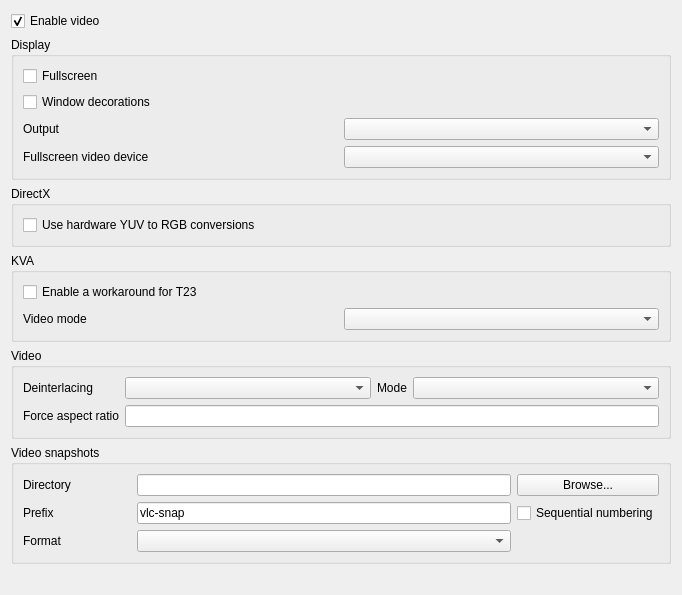
<?xml version="1.0" encoding="UTF-8"?>
<ui version="4.0">
 <author>Jean-Baptiste Kempf</author>
 <class>SPrefsVideo</class>
 <widget class="QWidget" name="SPrefsVideo">
  <property name="geometry">
   <rect>
    <x>0</x>
    <y>0</y>
    <width>682</width>
    <height>595</height>
   </rect>
  </property>
  <property name="windowTitle">
   <string>Form</string>
  </property>
  <layout class="QVBoxLayout" name="verticalLayout_3">
   <item>
    <widget class="QCheckBox" name="enableVideo">
     <property name="text">
      <string>Enable video</string>
     </property>
     <property name="checked">
      <bool>true</bool>
     </property>
    </widget>
   </item>
   <item>
    <widget class="QWidget" name="videoZone" native="true">
     <layout class="QVBoxLayout" name="videoZoneLayout">
      <property name="leftMargin">
       <number>0</number>
      </property>
      <property name="topMargin">
       <number>0</number>
      </property>
      <property name="rightMargin">
       <number>0</number>
      </property>
      <property name="bottomMargin">
       <number>0</number>
      </property>
      <item>
       <widget class="QGroupBox" name="displayBox">
        <property name="title">
         <string>Display</string>
        </property>
        <layout class="QGridLayout" name="gridLayout">
         <item row="3" column="0">
          <widget class="QLabel" name="voutLabel">
           <property name="text">
            <string>Output</string>
           </property>
           <property name="buddy">
            <cstring>outputModule</cstring>
           </property>
          </widget>
         </item>
         <item row="2" column="0">
          <widget class="QCheckBox" name="windowDecorations">
           <property name="text">
            <string>Window decorations</string>
           </property>
          </widget>
         </item>
         <item row="0" column="0">
          <widget class="QCheckBox" name="fullscreen">
           <property name="text">
            <string>Fullscreen</string>
           </property>
          </widget>
         </item>
         <item row="3" column="1">
          <widget class="QComboBox" name="outputModule">
           <property name="maxVisibleItems">
            <number>15</number>
           </property>
          </widget>
         </item>
         <item row="4" column="1">
          <widget class="QComboBox" name="fullscreenScreenBox"/>
         </item>
         <item row="4" column="0">
          <widget class="QLabel" name="fullscreenScreenLabel">
           <property name="text">
            <string>Fullscreen video device</string>
           </property>
           <property name="buddy">
            <cstring>fullscreenScreenBox</cstring>
           </property>
          </widget>
         </item>
        </layout>
       </widget>
      </item>
      <item>
       <widget class="QGroupBox" name="directXBox">
        <property name="title">
         <string>DirectX</string>
        </property>
        <layout class="QGridLayout" name="gridLayout_4">
         <item row="1" column="0">
          <widget class="QCheckBox" name="hwYUVBox">
           <property name="text">
            <string>Use hardware YUV to RGB conversions</string>
           </property>
          </widget>
         </item>
        </layout>
       </widget>
      </item>
      <item>
       <widget class="QGroupBox" name="kvaBox">
        <property name="title">
         <string>KVA</string>
        </property>
        <layout class="QGridLayout" name="gridLayout_3">
         <item row="0" column="0">
          <widget class="QCheckBox" name="kvaFixT23">
           <property name="text">
            <string>Enable a workaround for T23</string>
           </property>
          </widget>
         </item>
         <item row="1" column="0">
          <widget class="QLabel" name="kvaVideoModeLabel">
           <property name="text">
            <string>Video mode</string>
           </property>
           <property name="buddy">
            <cstring>kvaVideoMode</cstring>
           </property>
          </widget>
         </item>
         <item row="1" column="1">
          <widget class="QComboBox" name="kvaVideoMode"/>
         </item>
        </layout>
       </widget>
      </item>
      <item>
       <widget class="QGroupBox" name="groupBox_2">
        <property name="title">
         <string>Video</string>
        </property>
        <layout class="QGridLayout" name="gridLayout_1">
         <item row="0" column="0">
          <widget class="QLabel" name="deinterLabel">
           <property name="text">
            <string>Deinterlacing</string>
           </property>
           <property name="buddy">
            <cstring>deinterlaceBox</cstring>
           </property>
          </widget>
         </item>
         <item row="0" column="1">
          <widget class="QComboBox" name="deinterlaceBox">
           <property name="sizePolicy">
            <sizepolicy hsizetype="Expanding" vsizetype="Fixed">
             <horstretch>0</horstretch>
             <verstretch>0</verstretch>
            </sizepolicy>
           </property>
          </widget>
         </item>
         <item row="0" column="2">
          <widget class="QLabel" name="deinterModeLabel">
           <property name="sizePolicy">
            <sizepolicy hsizetype="Preferred" vsizetype="Preferred">
             <horstretch>0</horstretch>
             <verstretch>0</verstretch>
            </sizepolicy>
           </property>
           <property name="text">
            <string>Mode</string>
           </property>
           <property name="buddy">
            <cstring>deinterlaceModeBox</cstring>
           </property>
          </widget>
         </item>
         <item row="0" column="3">
          <widget class="QComboBox" name="deinterlaceModeBox">
           <property name="sizePolicy">
            <sizepolicy hsizetype="Expanding" vsizetype="Fixed">
             <horstretch>0</horstretch>
             <verstretch>0</verstretch>
            </sizepolicy>
           </property>
          </widget>
         </item>
         <item row="1" column="1" colspan="3">
          <widget class="QLineEdit" name="arLine"/>
         </item>
         <item row="1" column="0">
          <widget class="QLabel" name="arLabel">
           <property name="text">
            <string>Force aspect ratio</string>
           </property>
           <property name="buddy">
            <cstring>arLine</cstring>
           </property>
          </widget>
         </item>
        </layout>
       </widget>
      </item>
      <item>
       <widget class="QGroupBox" name="groupBox">
        <property name="title">
         <string>Video snapshots</string>
        </property>
        <layout class="QGridLayout" name="gridLayout_2">
         <item row="0" column="0">
          <widget class="QLabel" name="dirLabel">
           <property name="text">
            <string>Directory</string>
           </property>
           <property name="buddy">
            <cstring>snapshotsDirectory</cstring>
           </property>
          </widget>
         </item>
         <item row="0" column="1">
          <spacer name="horizontalSpacer">
           <property name="orientation">
            <enum>Qt::Horizontal</enum>
           </property>
           <property name="sizeType">
            <enum>QSizePolicy::Preferred</enum>
           </property>
           <property name="sizeHint" stdset="0">
            <size>
             <width>60</width>
             <height>20</height>
            </size>
           </property>
          </spacer>
         </item>
         <item row="0" column="2">
          <widget class="QLineEdit" name="snapshotsDirectory"/>
         </item>
         <item row="0" column="3">
          <widget class="QPushButton" name="snapshotsDirectoryBrowse">
           <property name="text">
            <string>Browse...</string>
           </property>
          </widget>
         </item>
         <item row="1" column="0">
          <widget class="QLabel" name="prefixLabel">
           <property name="text">
            <string>Prefix</string>
           </property>
           <property name="buddy">
            <cstring>snapshotsPrefix</cstring>
           </property>
          </widget>
         </item>
         <item row="1" column="2">
          <widget class="QLineEdit" name="snapshotsPrefix">
           <property name="text">
            <string>vlc-snap</string>
           </property>
          </widget>
         </item>
         <item row="1" column="3">
          <widget class="QCheckBox" name="snapshotsSequentialNumbering">
           <property name="text">
            <string>Sequential numbering</string>
           </property>
          </widget>
         </item>
         <item row="2" column="0">
          <widget class="QLabel" name="formatLabel">
           <property name="text">
            <string>Format</string>
           </property>
           <property name="buddy">
            <cstring>snapshotsFormat</cstring>
           </property>
          </widget>
         </item>
         <item row="2" column="2">
          <widget class="QComboBox" name="snapshotsFormat"/>
         </item>
        </layout>
       </widget>
      </item>
     </layout>
    </widget>
   </item>
   <item>
    <spacer name="verticalSpacer">
     <property name="orientation">
      <enum>Qt::Vertical</enum>
     </property>
     <property name="sizeHint" stdset="0">
      <size>
       <width>20</width>
       <height>40</height>
      </size>
     </property>
    </spacer>
   </item>
  </layout>
 </widget>
 <tabstops>
  <tabstop>enableVideo</tabstop>
  <tabstop>fullscreen</tabstop>
  <tabstop>windowDecorations</tabstop>
  <tabstop>outputModule</tabstop>
  <tabstop>fullscreenScreenBox</tabstop>
  <tabstop>hwYUVBox</tabstop>
  <tabstop>kvaFixT23</tabstop>
  <tabstop>kvaVideoMode</tabstop>
  <tabstop>deinterlaceBox</tabstop>
  <tabstop>deinterlaceModeBox</tabstop>
  <tabstop>arLine</tabstop>
  <tabstop>snapshotsDirectory</tabstop>
  <tabstop>snapshotsDirectoryBrowse</tabstop>
  <tabstop>snapshotsPrefix</tabstop>
  <tabstop>snapshotsSequentialNumbering</tabstop>
  <tabstop>snapshotsFormat</tabstop>
 </tabstops>
 <resources/>
 <connections/>
</ui>
